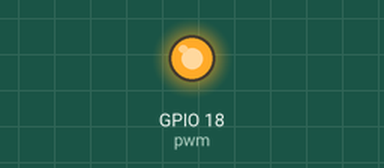
Recording of a program running on a simulated Raspberry Pi (BCM pin numbers). Shown: output pins drawn as LEDs (lit = HIGH). At 15.0 s the program stops and its outputs stay as they are.

Above: at 0.1 s.
At 5.1 s:
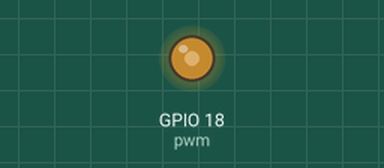
At 10.1 s:
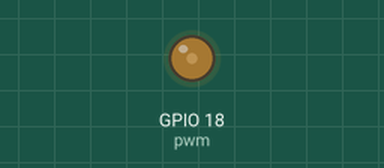
At 15.1 s:
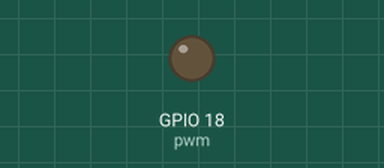
Timing chart, 0 to 16.5 s (numbered marks = the images above):
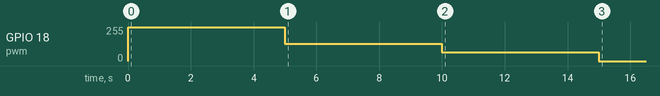

The program:

pwm_lump.py
```python
import RPi.GPIO as GPIO
from time import sleep

GPIO.setmode(GPIO.BCM)
GPIO.setup(18, GPIO.OUT)
pwm = GPIO.PWM(18, 100)
try :
        pwm.start(100)
        sleep (5)
        pwm.ChangeDutyCycle(50)
        sleep (5)
        pwm.ChangeDutyCycle(25)
        sleep(5)
except :
    pass
pwm.stop()
#try:
#    while 1:
#        for x in range(100):
#            pwm.ChangeDutyCycle(x)
#            sleep(0.05)
#
#        for x in range(100,0,-1):
#            pwm.ChangeDutyCycle(x)
#            sleep(0.05)

#except KeyboardInterrupt:
#    pass


GPIO.cleanup()
```
